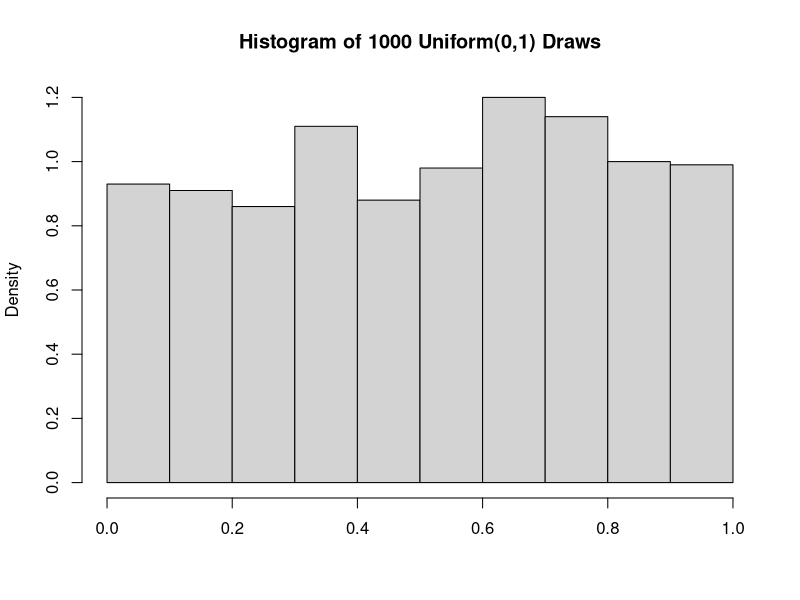
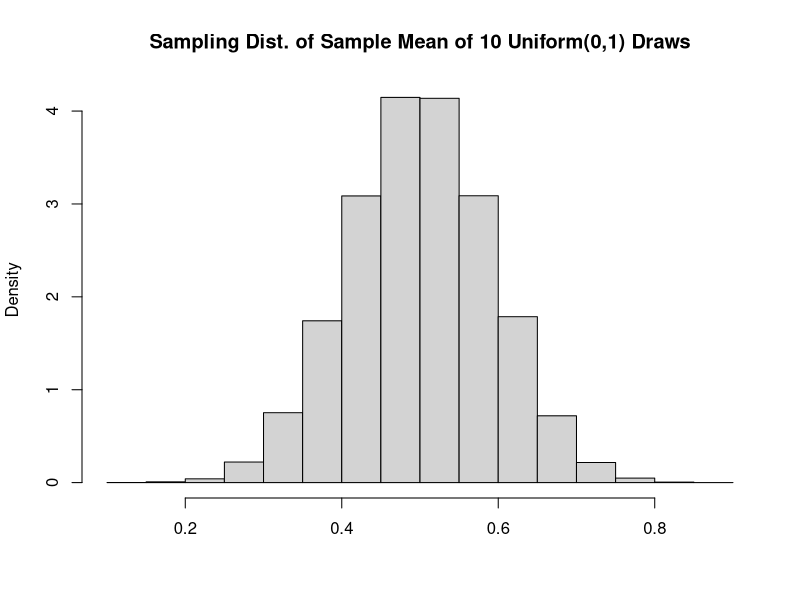
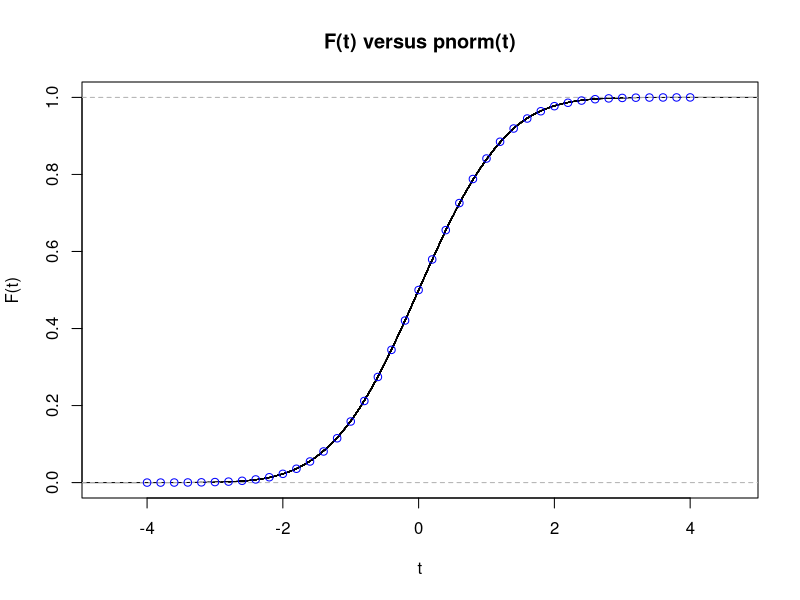
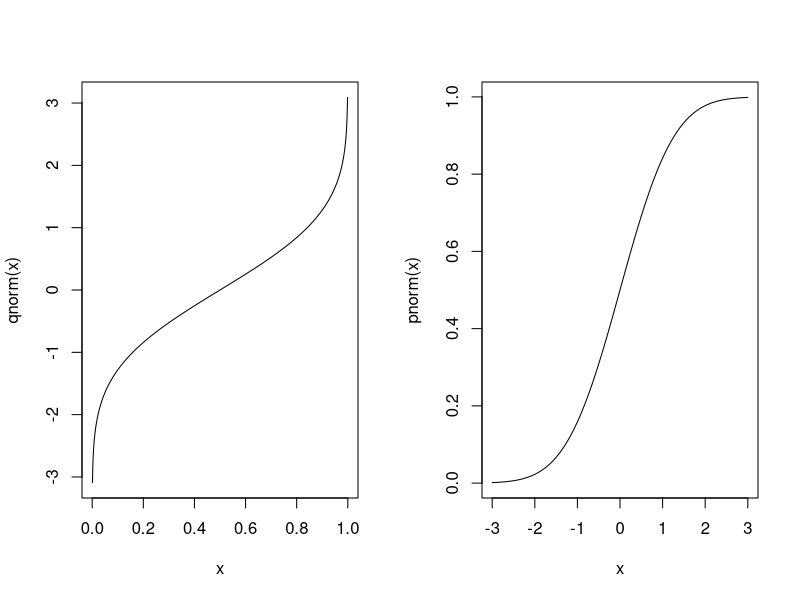
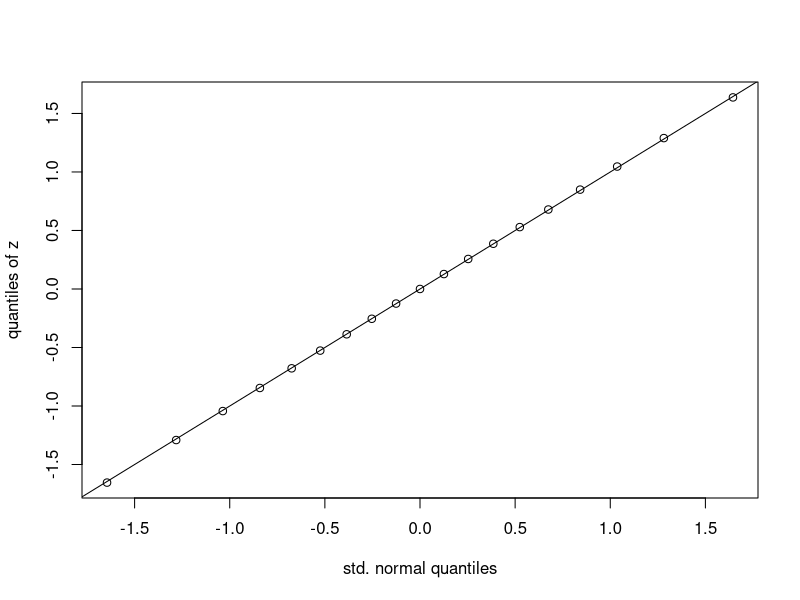
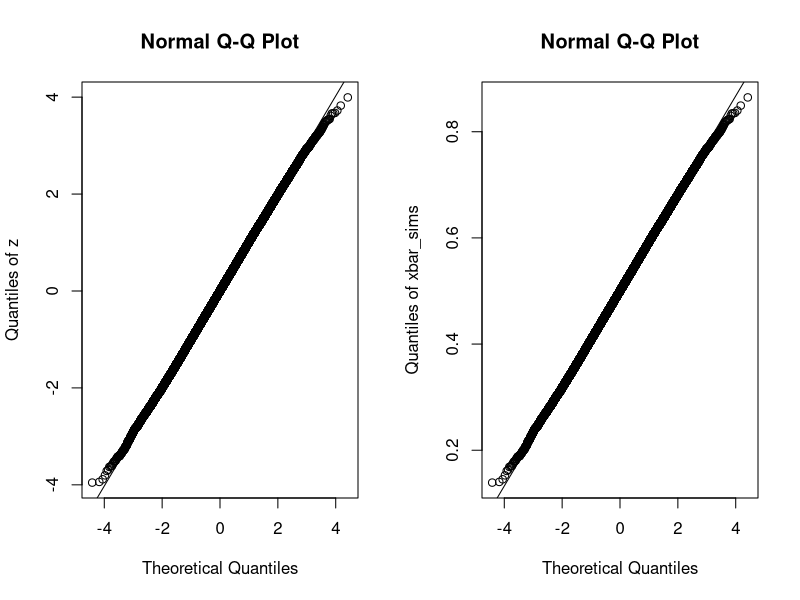
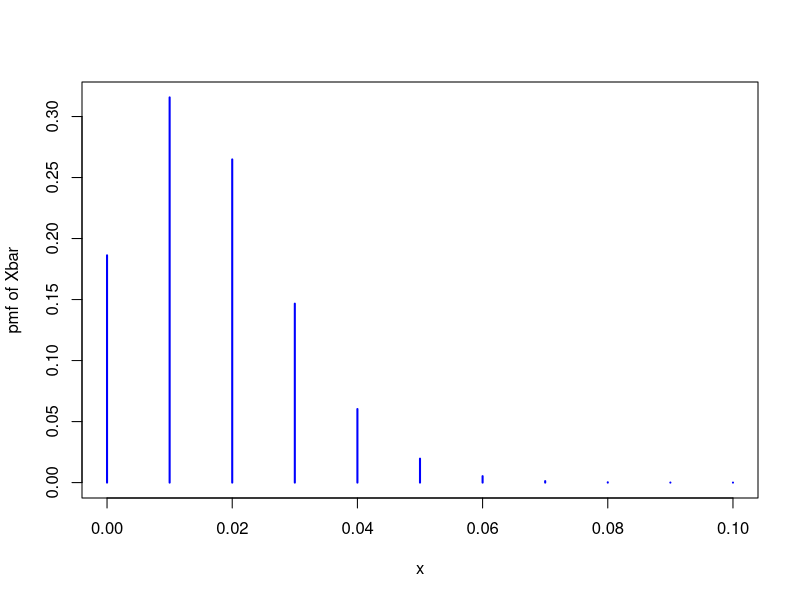
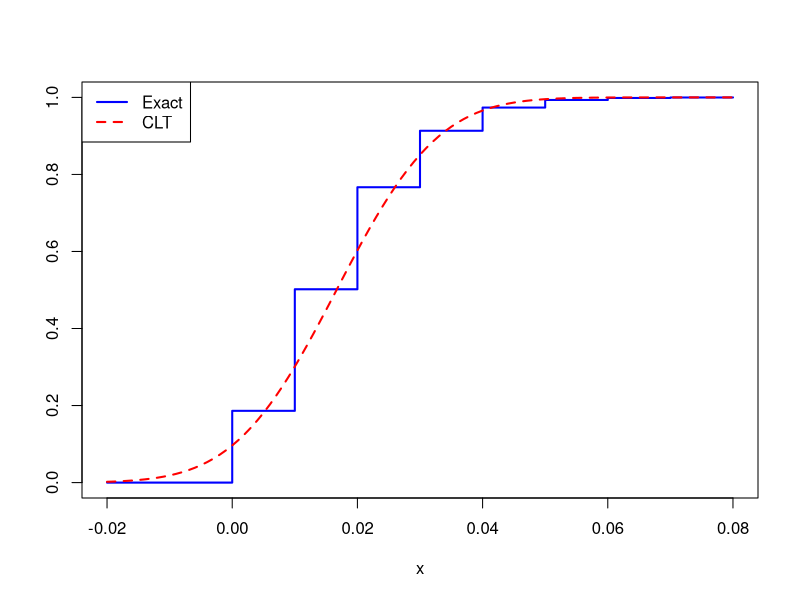

The R script that drew these images, in order:
## ---- chunk 1
# set the seed to get the same draws I did
set.seed(12345) 
hist(runif(1000), xlab = '', freq = FALSE, 
     main = 'Histogram of 1000 Uniform(0,1) Draws')
## ---- chunk 2
get_unif_sim <- function(n) {
  sims <- runif(n)
  xbar <- mean(sims)
  return(xbar)
}
## ---- chunk 3
set.seed(12345)
nreps <- 1e5 # scientific notation for 100,000 
xbar_sims <- replicate(nreps, get_unif_sim(10))
hist(xbar_sims, xlab = '', freq = FALSE, 
     main = 'Sampling Dist. of Sample Mean of 10 Uniform(0,1) Draws')
## ---- chunk 4
z <- (xbar_sims - 1/2) / (1 / sqrt(120))
## ---- chunk 5
mean(z <= 0)
## ---- chunk 6
mean(z <= 2)
## ---- chunk 7
z <- sqrt(120) * (xbar_sims - 1/2)
plot(ecdf(z), xlab = 't', ylab = 'F(t)', main = 'F(t) versus pnorm(t)')
tseq <- seq(-4, 4, by = 0.2)
points(tseq, pnorm(tseq), col = 'blue')
## ---- chunk 8
par(mfrow = c(1, 2))
curve(qnorm(x), 0, 1, n = 1001)
curve(pnorm(x), -3, 3, n = 1001)
par(mfrow = c(1, 1))
## ---- chunk 9
median(z)
## ---- chunk 10
p <- c(0.25, 0.5, 0.75)
rbind(normal = qnorm(p), simulation =  quantile(z, probs = p))
## ---- chunk 11
p <- seq(from = 0.05, to = 0.95, by = 0.05)
x <- qnorm(p)
y <- quantile(z, probs = p)
plot(x, y, xlab = 'std. normal quantiles', ylab = 'quantiles of z')
abline(0, 1) # plot the 45-degree line
## ---- chunk 12
par(mfrow = c(1, 2))
qqnorm(z, ylab = 'Quantiles of z')
qqline(z)
qqnorm(xbar_sims, ylab = 'Quantiles of xbar_sims')
qqline(xbar_sims)
par(mfrow = c(1, 1))
## ---- chunk 13
cbind(simulation = quantile(z, 0.0001), normal = qnorm(0.0001))
## ---- chunk 14
p <- c(0.01, 0.025, 0.05, 0.1)
rbind(normal = qnorm(p), simulation = quantile(z, prob = p))
## ---- chunk 15
n <- 100
p <- 1/60
x <- seq(from = 0, to = 1, by = 1/n)
P_x_bar <- dbinom(n * x, size = n, prob = p)
plot(x, P_x_bar, type = 'h', xlim = c(0, 0.1), ylab = 'pmf of Xbar', 
     lwd = 2, col = 'blue')
## ---- chunk 16
x <- seq(-0.02, 0.08, by = 0.001)
F_x_bar <- pbinom(n * x, size = n, prob = p)
F_clt <- pnorm(x, p, sqrt(p * (1 - p) / n))
plot(x, F_x_bar, type = 's', ylab = '', lwd = 2, col = 'blue')
points(x, F_clt, type = 'l', lty = 2, lwd = 2, col = 'red')
legend('topleft', legend = c('Exact', 'CLT'), col = c('blue', 'red'),
       lty = 1:2, lwd = 2)
## ---- chunk 17
# Simulate 5000 draws for phat
# wach with p = 1/60, n = 100
set.seed(54321)
draw_sim_phat <- function(p, n) {
  x <- rbinom(n, size = 1, prob = p)
  phat <- mean(x)
  return(phat)
}
p_true <- 1/60
sample_size <- 100
phat_sims <- replicate(5000, draw_sim_phat(p = p_true, n = sample_size))

# What fraction of the CIs cover the true value of p?
SE <- sqrt(phat_sims * (1 - phat_sims) / sample_size) 
lower <- phat_sims - 1.96 * SE 
upper <- phat_sims + 1.96 * SE 
coverage_prob <- mean((lower <= p_true) & (p_true <= upper))
coverage_prob
